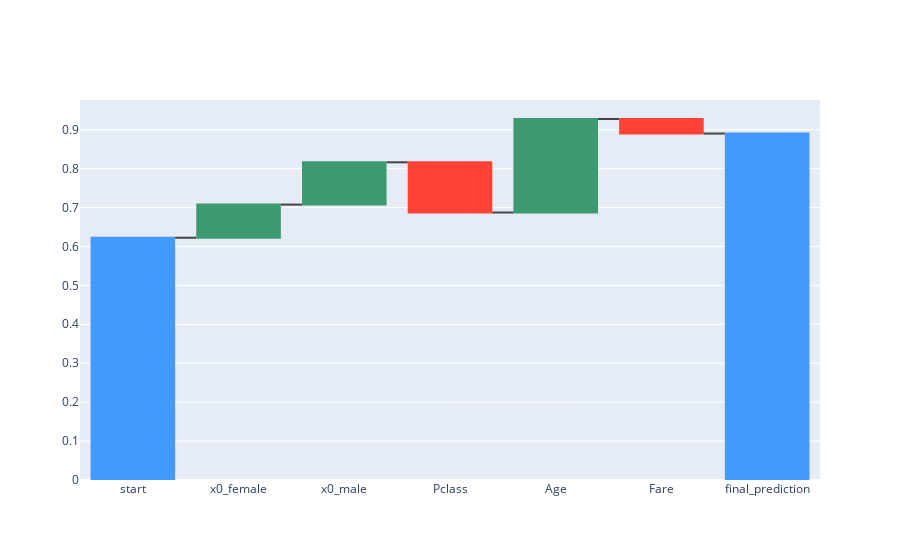

The cell this chart's notebook holds for it:
### Code cell
plot_single_instance_explaination(mod_rf, instance)

### Figure 1 — Plotly figure (JSON) as saved in the notebook; plotly's stock layout.template omitted (floating-point values rounded to 4 significant figures)
{"data": [{"measure": ["absolute", "relative", "relative", "relative", "relative", "relative", "total"], "orientation": "v", "type": "waterfall", "x": ["start", "x0_female", "x0_male", "Pclass", "Age", "Fare", "final_prediction"], "y": [0.6224, 0.08516, 0.1086, -0.1289, 0.2402, -0.03739, 0.89]}], "layout": {}}
